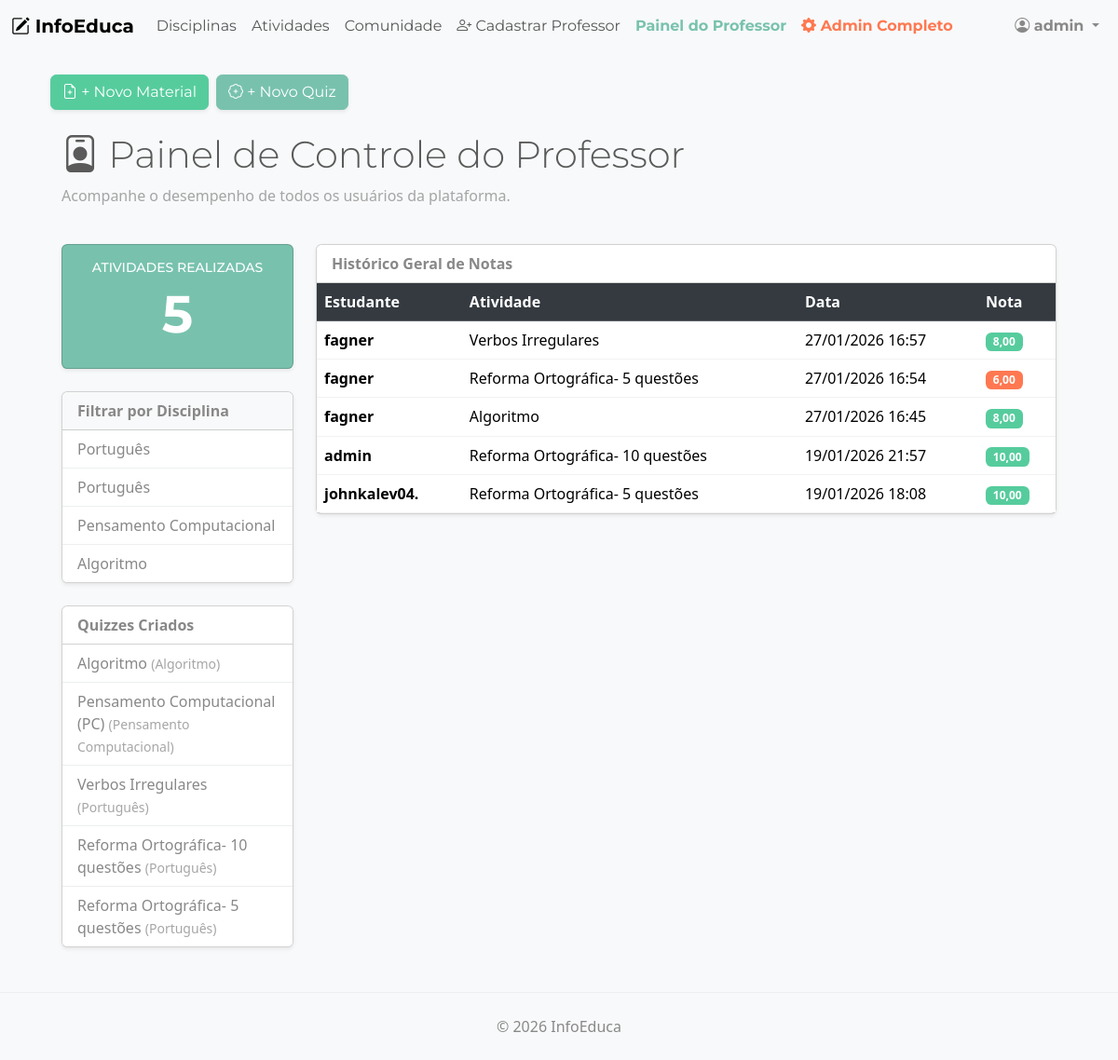
Page /professores/ (signed in) on the committed database.
### apps/disciplinas/models.py (models this page shows, shortened)
class Disciplina(models.Model):
    nome = models.CharField(max_length=100, verbose_name="Nome da Disciplina")
    descricao = models.TextField(verbose_name="Descrição", blank=True)
    data_criacao = models.DateTimeField(auto_now_add=True, verbose_name="Criado em")
    class Meta:
        verbose_name = "Disciplina"
        verbose_name_plural = "Disciplinas"

### apps/atividades/models.py (models this page shows, shortened)
class Atividade(models.Model):
    TIPO_CHOICES = [
        ('material', 'Material de Estudo (PDF/Link)'),
        ('quiz', 'Quiz Interativo'),
    ]
    disciplina = models.ForeignKey(Disciplina, on_delete=models.CASCADE, related_name='atividades')
    titulo = models.CharField(max_length=200, verbose_name="Título")
    tipo = models.CharField(max_length=20, choices=TIPO_CHOICES, default='material')
    descricao = models.TextField(blank=True, verbose_name="Instruções ou Resumo")
    arquivo = models.FileField(upload_to='materiais/', null=True, blank=True, verbose_name="Arquivo PDF/Material")
    link_video = models.URLField(null=True, blank=True, verbose_name="Link de Vídeo Aula (YouTube)")
    class Meta:
        verbose_name = "Atividade"
        verbose_name_plural = "Atividades"

### apps/progresso/models.py (models this page shows, shortened)
class Historico(models.Model):
    aluno = models.ForeignKey(User, on_delete=models.CASCADE, verbose_name="Estudante")
    atividade = models.ForeignKey(Atividade, on_delete=models.CASCADE)
    nota = models.DecimalField(max_digits=5, decimal_places=2, default=0.0)
    data_conclusao = models.DateTimeField(auto_now_add=True)
    completado = models.BooleanField(default=True)
    class Meta:
        verbose_name = "Histórico de Progresso"
        verbose_name_plural = "Histórico de Progresso"

### apps/professores/views.py (the view)
# urls.py: path('', views.dashboard_professor, name='dashboard'),
@staff_member_required
def dashboard_professor(request):
    desempenho_recente = Historico.objects.all().select_related('aluno', 'atividade').order_by('-data_conclusao')[:10]
    disciplinas = Disciplina.objects.all()
    total_atividades_concluidas = Historico.objects.count()
    quizzes = Atividade.objects.filter(tipo='quiz').select_related('disciplina').order_by('-id')
    return render(request, 'professor/dashboard.html', {
        'desempenho': desempenho_recente,
        'disciplinas': disciplinas,
        'total_concluidas': total_atividades_concluidas,
        'quizzes': quizzes
    })

### templates/professor/dashboard.html
{% extends "base.html" %}
{% block content %}
<div class="container mt-4">
    <div class="d-flex gap-2 mb-4">
        <a href="{% url 'professor:criar_material' %}" class="btn btn-success shadow-sm">
            <i class="bi bi-file-earmark-plus"></i> + Novo Material
        </a>
        <a href="{% url 'professor:criar_quiz' %}" class="btn btn-primary shadow-sm">
            <i class="bi bi-patch-plus"></i> + Novo Quiz
        </a>
    </div>
    <div class="container mt-4">
        <div class="row mb-4">
            <div class="col">
                <h2 class="display-6"><i class="bi bi-person-badge"></i> Painel de Controle do Professor</h2>
                <p class="text-muted">Acompanhe o desempenho de todos os usuários da plataforma.</p>
            </div>
        </div>
        <div class="row">
            <div class="col-md-3">
                <div class="card bg-primary text-white shadow-sm mb-4">
                    <div class="card-body text-center">
                        <h6 class="text-uppercase small">Atividades Realizadas</h6>
                        <h2 class="display-4 fw-bold">{{ total_concluidas }}</h2>
                    </div>
                </div>
                <div class="card shadow-sm">
                    <div class="card-header bg-light fw-bold">Filtrar por Disciplina</div>
                    <div class="list-group list-group-flush">
                        {% for disc in disciplinas %}
                        <a href="{% url 'professor:relatorio_disciplina' disc.id %}" class="list-group-item list-group-item-action">
                            {{ disc.nome }}
                        </a>
                        {% endfor %}
                    </div>
                </div>
                <div class="card shadow-sm mt-4">
                    <div class="card-header bg-white fw-bold">Quizzes Criados</div>
                    <div class="list-group list-group-flush">
                        {% for quiz in quizzes %}
                            <a href="{% url 'professor:adicionar_pergunta' quiz.id %}" class="list-group-item list-group-item-action">
                                {{ quiz.titulo }} <small class="text-muted">({{ quiz.disciplina.nome }})</small>
                            </a>
                        {% empty %}
                            <p class="text-muted p-3">Nenhum quiz criado ainda.</p>
                        {% endfor %}
                    </div>
                </div>
            </div>
            <div class="col-md-9">
                <div class="card shadow-sm">
                    <div class="card-header bg-white fw-bold">Histórico Geral de Notas</div>
                    <div class="table-responsive">
                        <table class="table table-hover mb-0">
                            <thead class="table-dark">
                                <tr>
                                    <th>Estudante</th>
                                    <th>Atividade</th>
                                    <th>Data</th>
                                    <th>Nota</th>
                                </tr>
                            </thead>
                            <tbody>
                                {% for registro in desempenho %}
                                <tr>
                                    <td><strong>{{ registro.aluno.username }}</strong></td>
                                    <td>{{ registro.atividade.titulo }}</td>
                                    <td>{{ registro.data_conclusao|date:"d/m/Y H:i" }}</td>
                                    <td>
                                        <span class="badge {% if registro.nota >= 7 %}bg-success{% else %}bg-danger{% endif %}">
                                            {{ registro.nota }}
                                        </span>
                                    </td>
                                </tr>
                                {% empty %}
                                <tr>
                                    <td colspan="4" class="text-center py-4">Nenhuma atividade registrada ainda.</td>
                                </tr>
                                {% endfor %}
                            </tbody>
                        </table>
                    </div>
                </div>
            </div>
        </div>
    </div>
</div>
{% endblock %}

### templates/base.html (shortened to what this page needs)
{% load static %}
<!DOCTYPE html>
<html lang="pt-br">
<head>
    <link rel="stylesheet" href="https://cdn.jsdelivr.net/npm/bootswatch@5.3.2/dist/minty/bootstrap.min.css">
    <link rel="stylesheet" href="https://cdn.jsdelivr.net/npm/bootstrap-icons@1.11.1/font/bootstrap-icons.css">
    <link rel="stylesheet" href="{% static 'css/style.css' %}">
</head>
<body>
    <nav class="navbar navbar-expand-lg navbar-light bg-light">
        <div class="container-fluid">
            <a class="navbar-brand fw-bold" href="/" aria-label="Página inicial InfoEduca">
                <i class="bi bi-pencil-square" aria-hidden="true"></i> InfoEduca
            </a>
            <div class="collapse navbar-collapse" id="navbarNav">
                <ul class="navbar-nav me-auto">
                    <li class="nav-item"><a class="nav-link" href="{% url 'disciplinas:lista_disciplinas' %}">Disciplinas</a></li>
                    <li class="nav-item"><a class="nav-link" href="{% url 'atividades:atividades_home' %}">Atividades</a></li>
                    <li class="nav-item"><a class="nav-link" href="/comunidade/">Comunidade</a></li>
                    <li class="nav-item"><a class="nav-link" href="{% url 'professor:cadastrar_professor' %}"><i class="bi bi-person-plus"></i> Cadastrar Professor</a></li>
                    {% if user.is_authenticated %}
                        {% if user.is_staff %}
                            <li class="nav-item"><a class="nav-link fw-bold text-primary" href="/professores/">Painel do Professor</a></li>
                            {% if user.is_superuser %}
                                <li class="nav-item"><a class="nav-link fw-bold text-danger" href="/admin/"><i class="bi bi-gear-fill"></i> Admin Completo</a></li>
                            {% endif %}
                        {% else %}
                            <li class="nav-item"><a class="nav-link fw-bold text-primary" href="/progresso/">Meu Desempenho</a></li>
                        {% endif %}
                    {% endif %}
                </ul>
                <ul class="navbar-nav ms-auto">
                    {% if user.is_authenticated %}
                        <li class="nav-item dropdown">
                            <a class="nav-link dropdown-toggle fw-bold" href="#" id="userDropdown" role="button" data-bs-toggle="dropdown" aria-expanded="false" style="color: var(--cor-primaria) !important;">
                                <i class="bi bi-person-circle" aria-hidden="true"></i> {{ user.username }}
                            </a>
                        </li>
                    {% else %}
                        <li class="nav-item"><a class="nav-link" href="{% url 'login' %}">Entrar</a></li>
                        <li class="nav-item"><a class="nav-link btn btn-sm btn-outline-primary ms-lg-2" href="/registrar/">Criar Conta</a></li>
                    {% endif %}
                </ul>
            </div>
        </div>
    </nav>
    <main class="container mt-4">
        {% block content %}{% endblock %}
    </main>
    <footer class="bg-light text-center py-4 mt-5 border-top">
        <div class="container">
            <p class="mb-0">&copy; 2026 InfoEduca</p>
        </div>
    </footer>
</body>
</html>

### static/css/style.css (style rules this page uses)
body { background-color: #f8f9fa; }

### rows in the picture
Disciplina: nome "Português"
Disciplina: nome "Português"
Disciplina: nome "Pensamento Computacional"
Disciplina: nome "Algoritmo"
Atividade: titulo "Algoritmo", disciplina.nome "Algoritmo"
Atividade: titulo "Pensamento Computacional (PC)", disciplina.nome "Pensamento Computacional"
Atividade: titulo "Verbos Irregulares", disciplina.nome "Português"
Atividade: titulo "Reforma Ortográfica- 10 questões", disciplina.nome "Português"
Atividade: titulo "Reforma Ortográfica- 5 questões", disciplina.nome "Português"
Historico: aluno.username "fagner", atividade.titulo "Verbos Irregulares", data_conclusao "27/01/2026 16:57", nota "8,00"
Historico: aluno.username "fagner", atividade.titulo "Reforma Ortográfica- 5 questões", data_conclusao "27/01/2026 16:54", nota "6,00"
Historico: aluno.username "fagner", atividade.titulo "Algoritmo", data_conclusao "27/01/2026 16:45", nota "8,00"
Historico: aluno.username "admin", atividade.titulo "Reforma Ortográfica- 10 questões", data_conclusao "19/01/2026 21:57", nota "10,00"
Historico: aluno.username "johnkalev04.", atividade.titulo "Reforma Ortográfica- 5 questões", data_conclusao "19/01/2026 18:08", nota "10,00"

### other values in the picture
{{ user.username }} "admin"
{{ total_concluidas }} "5"
